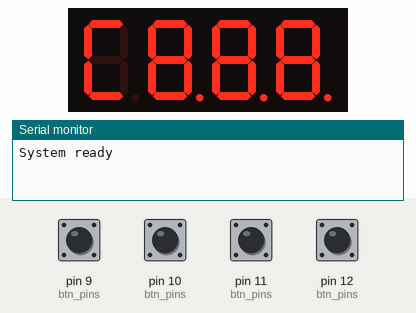
Simulated run of this sketch. Board: Arduino Uno, built with avr-gcc and run on an emulated ATmega328P. Shown: 4-digit seven-segment display, the last lines printed to the serial monitor. Wiring (inferred from the names in the program): shift register (74HC595): data pin 2; shift clock pin 4; latch pin 3; 4-digit 7-segment display, segments lit when LOW: segments Q0, Q1, Q2, Q3, Q4, Q5, Q6, Q7; digit selects pin 5, pin 6, pin 7, pin 8. Inputs (shaded band) come from the test bench; at power-on: pin 9 (btn_pins), pin 10 (btn_pins), pin 11 (btn_pins), pin 12 (btn_pins) HIGH. The segment pins are drawn as the display they are named for.

Above: at 1.2 s.
1.3 s: pin 10 (btn_pins) pulled LOW for 0.15 s
At 1.7 s:
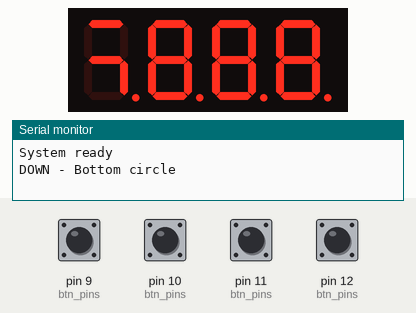
2.9 s: pin 11 (btn_pins) pulled LOW for 0.15 s
At 4.1 s:
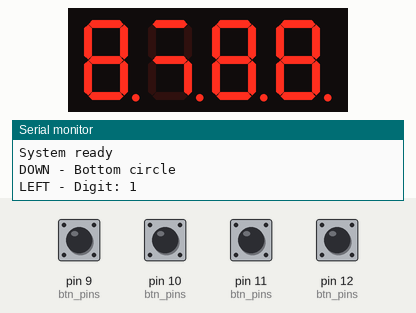
4.5 s: pin 9 (btn_pins) pulled LOW for 0.15 s
At 5.3 s:
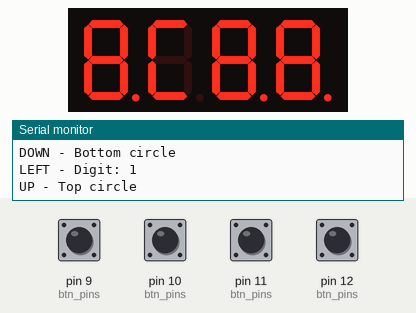
6.1 s: pin 11 (btn_pins) pulled LOW for 1 s
At 6.5 s:
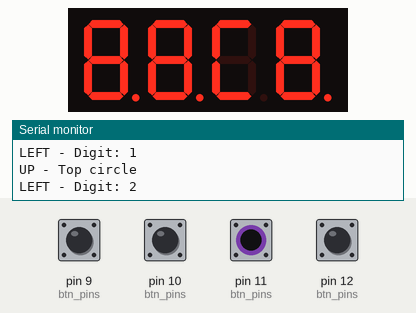
8.6 s: pin 10 (btn_pins) pulled LOW for 1 s
At 9.6 s:
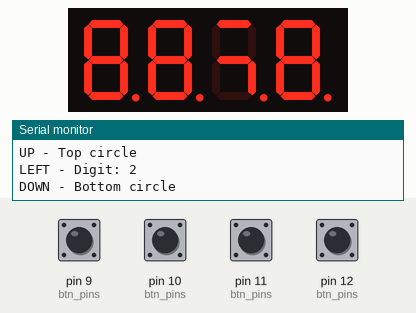
11.1 s: pin 12 (btn_pins) pulled LOW for 0.15 s
At 11.5 s:
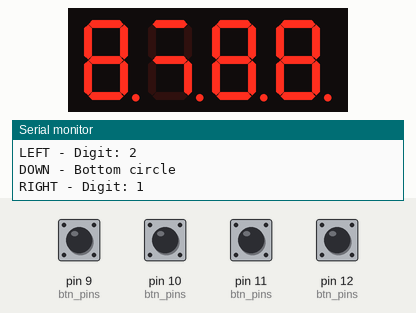
Timing chart, 0 to 13.7 s (numbered marks = the images above; inputs shaded):
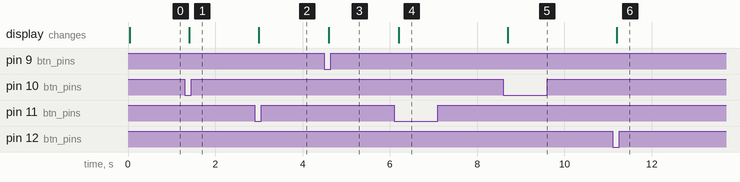

The sketch:

running_circle.ino
```cpp
 // pin mapping

const int data_pin  = 2;   // SER
const int latch_pin = 3;   // RCLK
const int clock_pin = 4;   // SRCLK
int digit_pins[4] = {5, 6, 7, 8};
const int BTN_UP    = 9;
const int BTN_DOWN  = 10;
const int BTN_LEFT  = 11;
const int BTN_RIGHT = 12;

// Segment patterns
const uint8_t pattern_top    = 0b11000110; // ABFG ie upper circle
const uint8_t pattern_bottom = 0b00111010; // GEDC ie lower cicle
const uint8_t blank         = 0;

// State
int cursor_digit = 0;
bool bottom = false;

// debuf variable becuase i was having issues with pushbuttons
bool debug = false;

// debounce
unsigned long last_deb[4] = {0,0,0,0};
bool last_read[4] = {HIGH, HIGH, HIGH, HIGH};
bool btn_state[4] = {HIGH, HIGH, HIGH, HIGH};  // stable debounced state
const int deb = 40;

unsigned long last_mux = 0;
int mux_digit = 0;
const int mux_delay = 100;

int btn_pins[4] = {BTN_UP, BTN_DOWN, BTN_LEFT, BTN_RIGHT};


void setup()
{
  Serial.begin(115200); // for debugging again
  pinMode(data_pin, OUTPUT);
  pinMode(clock_pin, OUTPUT);
  pinMode(latch_pin, OUTPUT);

  // setting up all pins to be used
  for (int i=0; i<4; i++) {
    pinMode(digit_pins[i], OUTPUT);
    digitalWrite(digit_pins[i], LOW);
    pinMode(btn_pins[i], INPUT_PULLUP);
  }

  Serial.println("System ready");
}

void writeSegments(uint8_t val)
{
  digitalWrite(latch_pin, LOW);
  shiftOut(data_pin, clock_pin, MSBFIRST, val); // using built in shiftOut()
  digitalWrite(latch_pin, HIGH);
}

uint8_t getPattern(int d)
{
  // debug mode: show which digit is which
  if (debug) {
    // display digit 0=top, 1=top+bottom, 2=bottom, 3=both circles
    if (d == 0) return pattern_top;
    if (d == 1) return pattern_top | pattern_bottom;
    if (d == 2) return pattern_bottom;
    if (d == 3) return pattern_top | pattern_bottom;
  }

  if (d == cursor_digit)
    return bottom ? pattern_bottom : pattern_top;
  return blank;
}

void handlePress(int id)
{
  if (id == 0) {
    bottom = false;
    Serial.println("UP - Top circle");
  }
  else if (id == 1)
  {
    bottom = true;
    Serial.println("DOWN - Bottom circle");
  }
  else if (id == 2)
  {
    // move left (decrease digit number)
    cursor_digit = (cursor_digit + 1) % 4;
    Serial.print("LEFT - Digit: ");
    Serial.println(cursor_digit);
  }
  else if (id == 3)
  {
    // move right (increase digit number)
    cursor_digit = (cursor_digit + 3) % 4;
    Serial.print("RIGHT - Digit: ");
    Serial.println(cursor_digit);
  }
}

void loop()
{
  // multiplex
  if (micros() - last_mux >= mux_delay)
  {
    last_mux = micros();

    //turn off current digit
    digitalWrite(digit_pins[mux_digit], LOW);

    // move to next digit
    mux_digit = (mux_digit + 1) % 4;

    // write pattern and turn on new digit
    writeSegments(getPattern(mux_digit));
    digitalWrite(digit_pins[mux_digit], HIGH);
  }

  // button checks
  for (int i=0; i<4; i++) {
    bool reading = digitalRead(btn_pins[i]);

    // if the reading changed, reset the debounce timer
    if (reading != last_read[i]) {
      last_deb[i] = millis();
    }

    // if enough time has passed, accept the reading as the new state
    if ((millis() - last_deb[i]) > deb) {
      // only act if the state actually changed
      if (reading != btn_state[i]) {
        btn_state[i] = reading;

        // detect falling edge (button press with INPUT_PULLUP)
        if (btn_state[i] == LOW) {
          handlePress(i);
        }
      }
    }

    last_read[i] = reading;
  }
}
```

Measured:
- after the input at 1.3 s, the display: changes after 0.10 s (image 1)
- after the input at 2.9 s, the display: changes after 0.10 s (image 2)
- after the input at 4.5 s, the display: changes after 0.10 s (image 3)
- after the input at 6.1 s, the display: changes after 0.10 s (image 4)
- after the input at 8.6 s, the display: changes after 0.10 s (image 5)
- after the input at 11.1 s, the display: changes after 0.10 s (image 6)
